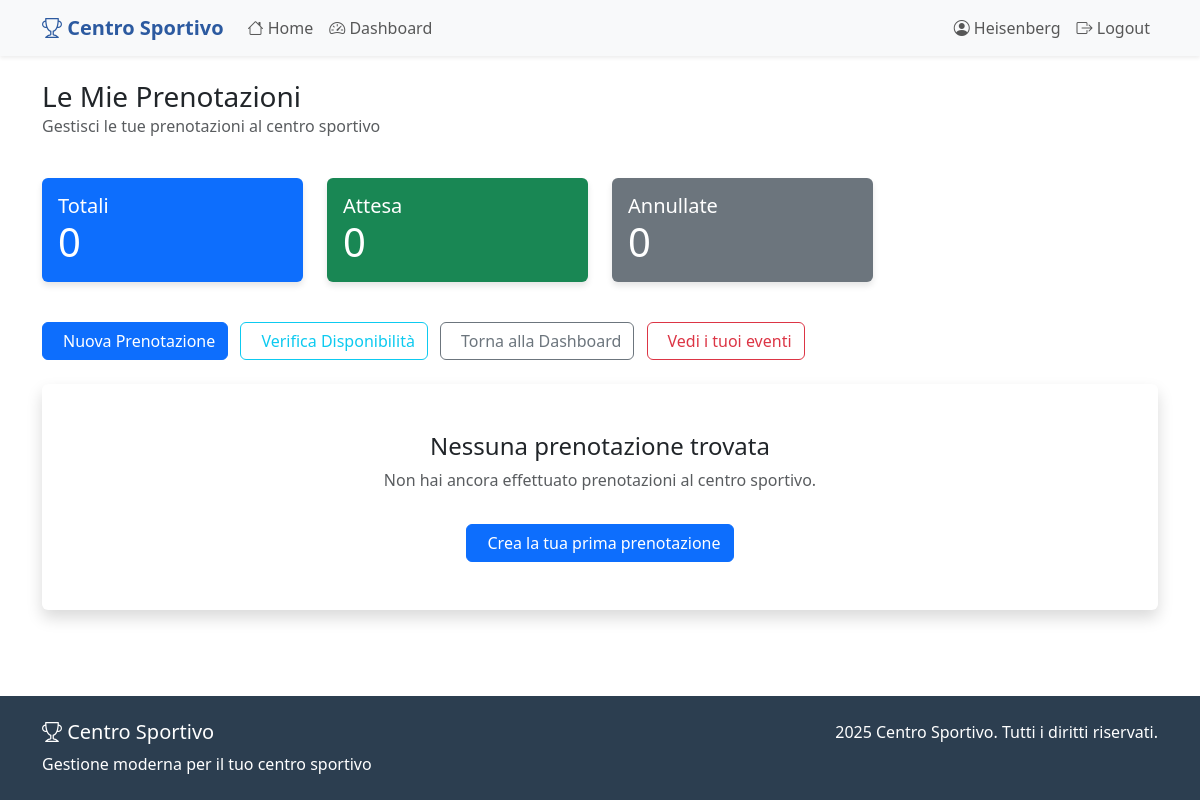
The app's page /mie-prenotazioni/ (signed in), older data.
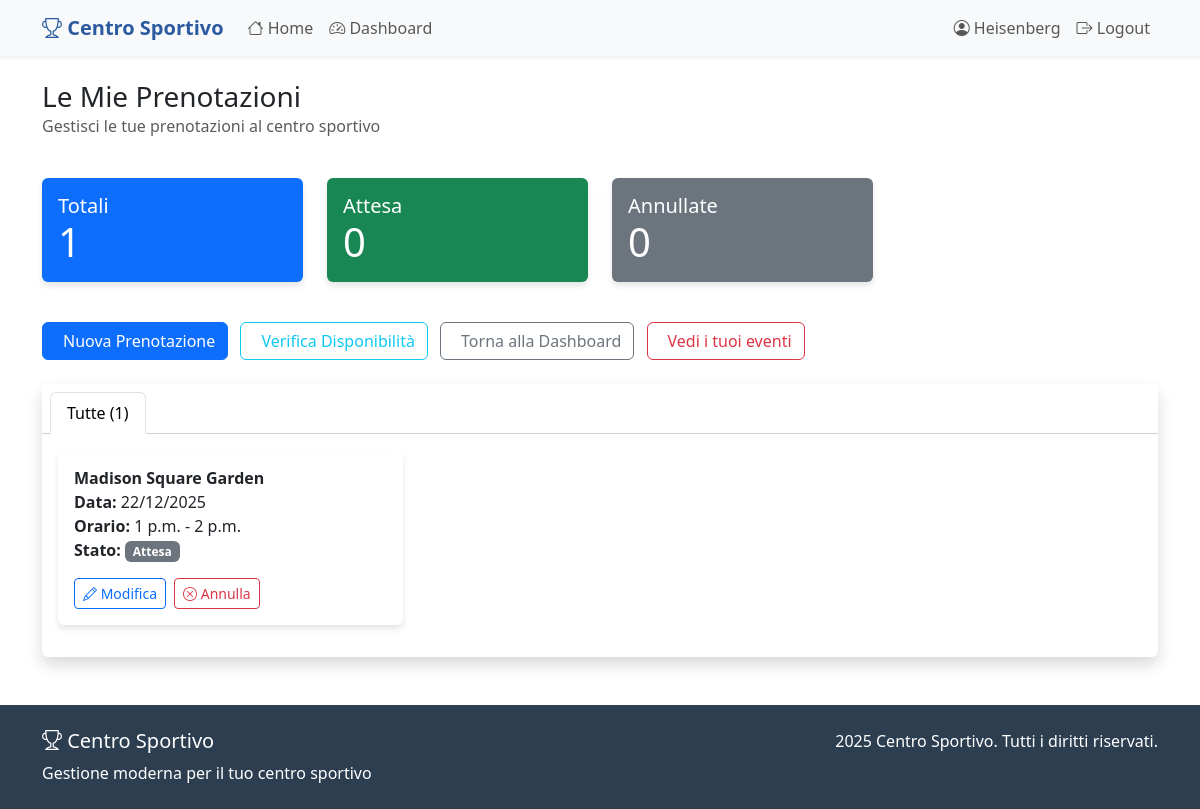
The same page, newer data.
### centro_sportivo_app/models.py (models this page shows, shortened)
class Prenotazione(models.Model):
    STATO_CHOICES = [
        ('attesa', 'Attesa'),
        ('annullata', 'Annullata'),
    ]
    cliente = models.ForeignKey(Cliente, on_delete=models.CASCADE)
    impianto = models.ForeignKey(Impianto, on_delete=models.CASCADE)
    data = models.DateField()
    ora_inizio = models.TimeField()
    ora_fine = models.TimeField()
    stato = models.CharField(max_length=15, choices=STATO_CHOICES, default='Attesa')
    importo_totale = models.DecimalField(max_digits=8, decimal_places=2)
    pagamento_effettuato = models.BooleanField(default=False)
    gestita_da = models.ForeignKey(
        Personale,
        on_delete=models.SET_NULL,
        null=True,
        blank=True,
        related_name='prenotazioni_gestite'
    )
    data_creazione = models.DateTimeField(auto_now_add=True)
    data_modifica = models.DateTimeField(auto_now=True)
    class Meta:
        verbose_name = "Prenotazione"
        verbose_name_plural = "Prenotazioni"
        unique_together = ['impianto', 'data', 'ora_inizio']

class Impianto(models.Model):
    TIPOLOGIA_CHOICES = [
        ('calcio', 'Campo da Calcio'),
        ('tennis', 'Campo da Tennis'),
        ('padel', 'Campo da Padel'),
        ('basket', 'Campo da Basket'),
        ('pallavolo', 'Campo da Pallavolo'),
    ]
    STATO_CHOICES = [
        ('disponibile', 'Disponibile'),
        ('prenotato', 'Prenotato'),
        ('manutenzione', 'In Manutenzione'),
        ('fuori_servizio', 'Fuori Servizio'),
    ]
    nome = models.CharField(max_length=100)
    tipologia = models.CharField(max_length=20, choices=TIPOLOGIA_CHOICES)
    capacita_massima = models.PositiveIntegerField()
    stato = models.CharField(max_length=20, choices=STATO_CHOICES, default='disponibile')
    tariffa_oraria = models.DecimalField(max_digits=6, decimal_places=2)
    personale_assegnato = models.ManyToManyField(
        Personale,
        through='GestioneImpianto',
        blank=True
    )
    class Meta:
        verbose_name = "Impianto"
        verbose_name_plural = "Impianti"

### centro_sportivo_app/views.py (the view)
# urls.py: path('mie-prenotazioni/', views.mie_prenotazioni, name='mie_prenotazioni'),
def mie_prenotazioni(request):
    utente, user_type = get_current_user(request)
    if not utente or user_type != 'cliente':
        messages.error(request, 'Accesso riservato ai clienti.')
        return redirect('centro_sportivo_app:login')
    prenotazioni = Prenotazione.objects.filter(
        cliente=utente
    ).order_by('-data', '-ora_inizio')
    prenotazioni_attesa = prenotazioni.filter(stato='attesa')
    prenotazioni_annullate = prenotazioni.filter(stato='annullata')
    stats = {
        'totali': prenotazioni.count(),
        'attesa': prenotazioni_attesa.count(),
        'annullate': prenotazioni_annullate.count(),
    }
    context = {
        'prenotazioni': prenotazioni,
        'prenotazioni_attesa': prenotazioni_attesa,
        'prenotazioni_annullate': prenotazioni_annullate,
        'stats': stats,
        'utente': utente,
        'user_type': user_type,
    }
    return render(request, 'centro_sportivo_app/mie_prenotazioni.html', context)

### centro_sportivo_app/views.py (called while the page is built)
def get_current_user(request):
    if 'user_id' not in request.session or 'user_type' not in request.session:
        return None, None
    user_id = request.session['user_id']
    user_type = request.session['user_type']
    try:
        if user_type == 'cliente':
            user_obj = Cliente.objects.get(pk=user_id, is_active=True)
        elif user_type == 'personale':
            user_obj = Personale.objects.get(pk=user_id, is_active=True)
        else:
            return None, None
        return user_obj, user_type
    except (Cliente.DoesNotExist, Personale.DoesNotExist):
        return None, None

### centro_sportivo_app/templates/centro_sportivo_app/mie_prenotazioni.html (shortened to what the changed rows need)
{% extends 'centro_sportivo_app/base.html' %}
{% block content %}
<div class="container mt-4">
    <div class="row mb-4">
        <div class="col-md-12">
            <h1 class="h3 mb-0">Le Mie Prenotazioni</h1>
        </div>
    </div>
    <div class="row mb-4">
        <div class="col-md-3">
            <div class="card text-white bg-primary mb-3">
                <div class="card-body d-flex justify-content-between align-items-center">
                    <div>
                        <h5 class="card-title mb-0">Totali</h5>
                        <p class="card-text display-6">{{ stats.totali }}</p>
                    </div>
                </div>
            </div>
        </div>
    </div>
    {% if prenotazioni %}
    <div class="row">
        <div class="col-md-12">
            <div class="card shadow">
                <div class="card-header bg-white">
                    <ul class="nav nav-tabs card-header-tabs" id="prenotazioni-tabs" role="tablist">
                        <li class="nav-item" role="presentation">
                            <button class="nav-link active" id="tutte-tab" data-bs-toggle="tab" data-bs-target="#tutte" type="button" role="tab" aria-controls="tutte" aria-selected="true">
                                Tutte ({{ stats.totali }})
                            </button>
                        </li>
                    </ul>
                </div>
                <div class="card-body">
                    <div class="tab-content" id="prenotazioni-tabs-content">
<div class="tab-pane fade show active" id="tutte" role="tabpanel" aria-labelledby="tutte-tab">
    {% if prenotazioni %}
        <div class="row">
            {% for prenotazione in prenotazioni %}
                <div class="col-md-6 col-lg-4 mb-3">
                    <div class="card">
                        <div class="card-body">
                            <strong class="card-title">{{ prenotazione.impianto.nome }}</strong>
                            <p class="card-text">
                                <strong>Data:</strong> {{ prenotazione.data|date:"d/m/Y" }}<br>
                                <strong>Orario:</strong> {{ prenotazione.ora_inizio }} - {{ prenotazione.ora_fine }}<br>
                                <strong>Stato:</strong>
                                <span class="badge {% if prenotazione.stato == 'attesa' %}bg-success{% elif prenotazione.stato == 'annullata' %}bg-warning bg-danger{% else %}bg-secondary{% endif %}">
                                    {{ prenotazione.get_stato_display }}
                                </span>
                            </p>
                            {% if prenotazione.stato != 'annullata' %}
                            <div class="d-flex gap-2 mt-3">
                                <a href="{% url 'centro_sportivo_app:modifica_prenotazione' prenotazione.id %}"
                                   class="btn btn-sm btn-outline-primary">
                                    <i class="bi bi-pencil"></i> Modifica
                                </a>
                                <a href="{% url 'centro_sportivo_app:annulla_prenotazione' prenotazione.id %}"
                                   class="btn btn-sm btn-outline-danger"
                                   onclick="return confirm('Sei sicuro di voler annullare questa prenotazione?')">
                                    <i class="bi bi-x-circle"></i> Annulla
                                </a>
                            </div>
                            {% endif %}
                        </div>
                    </div>
                </div>
            {% endfor %}
        </div>
    {% else %}
        <div class="alert alert-info">
            <i class="fas fa-info-circle"></i> Nessuna prenotazione trovata.
        </div>
    {% endif %}
</div>
    {% else %}
    <div class="row">
        <div class="col-md-12">
            <div class="card shadow">
                <div class="card-body text-center py-5">
                    <h4>Nessuna prenotazione trovata</h4>
                    <p class="text-muted">Non hai ancora effettuato prenotazioni al centro sportivo.</p>
                    <a href="{% url 'centro_sportivo_app:nuova_prenotazione' %}" class="btn btn-primary mt-3">
                        Crea la tua prima prenotazione
                    </a>
                </div>
            </div>
        </div>
    </div>
    {% endif %}
</div>
{% endblock %}

Row changes from the older to the newer data that the page shows:
added Prenotazione: impianto.nome "Madison Square Garden", data "22/12/2025", ora_inizio "1 p.m.", ora_fine "2 p.m.", stato "Attesa", shows "Modifica"
Text that changed along with them:
{{ stats.totali }}: "0" → "1"
{{ stats.totali }}: (not shown) → "1"
text no longer shown: "Nessuna prenotazione trovata Non hai ancora effettuato prenotazioni al centro sportivo. Crea la tua prima prenotazione"
text now shown: "Tutte ( )"
